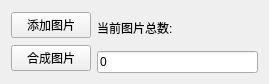
<?xml version="1.0" encoding="UTF-8"?>
<ui version="4.0">
 <class>QtGuiApplication1Class</class>
 <widget class="QMainWindow" name="QtGuiApplication1Class">
  <property name="geometry">
   <rect>
    <x>0</x>
    <y>0</y>
    <width>269</width>
    <height>84</height>
   </rect>
  </property>
  <property name="windowTitle">
   <string>QtGuiApplication1</string>
  </property>
  <widget class="QWidget" name="centralWidget">
   <layout class="QGridLayout" name="gridLayout">
    <item row="0" column="0">
     <layout class="QHBoxLayout" name="horizontalLayout">
      <item>
       <layout class="QVBoxLayout" name="verticalLayout_2">
        <item>
         <widget class="QPushButton" name="filebutton">
          <property name="text">
           <string>添加图片</string>
          </property>
         </widget>
        </item>
        <item>
         <widget class="QPushButton" name="pushButton">
          <property name="text">
           <string>合成图片</string>
          </property>
         </widget>
        </item>
       </layout>
      </item>
      <item>
       <layout class="QVBoxLayout" name="verticalLayout">
        <item>
         <widget class="QLabel" name="label">
          <property name="text">
           <string>当前图片总数:</string>
          </property>
         </widget>
        </item>
        <item>
         <widget class="QLineEdit" name="lineEdit">
          <property name="text">
           <string>0</string>
          </property>
         </widget>
        </item>
       </layout>
      </item>
     </layout>
    </item>
   </layout>
  </widget>
 </widget>
 <layoutdefault spacing="6" margin="11"/>
 <resources>
  <include location="QtGuiApplication1.qrc"/>
 </resources>
 <connections/>
</ui>
